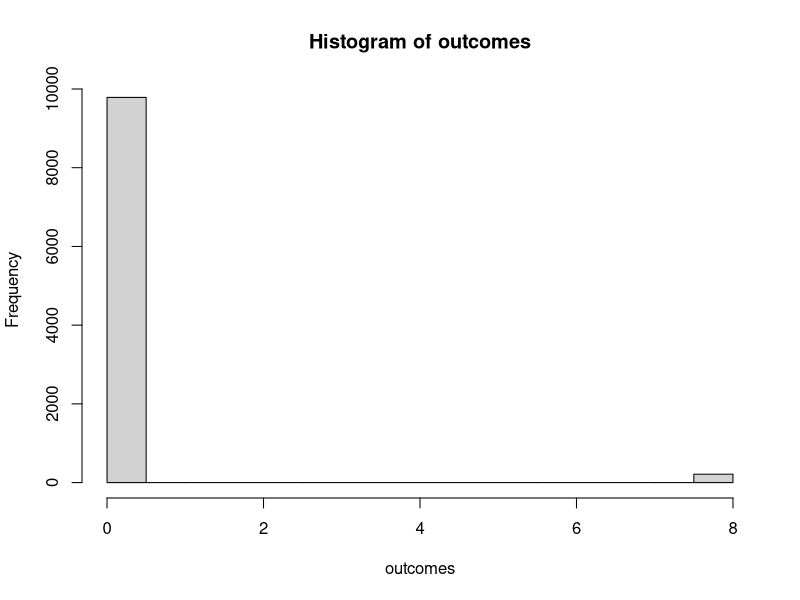
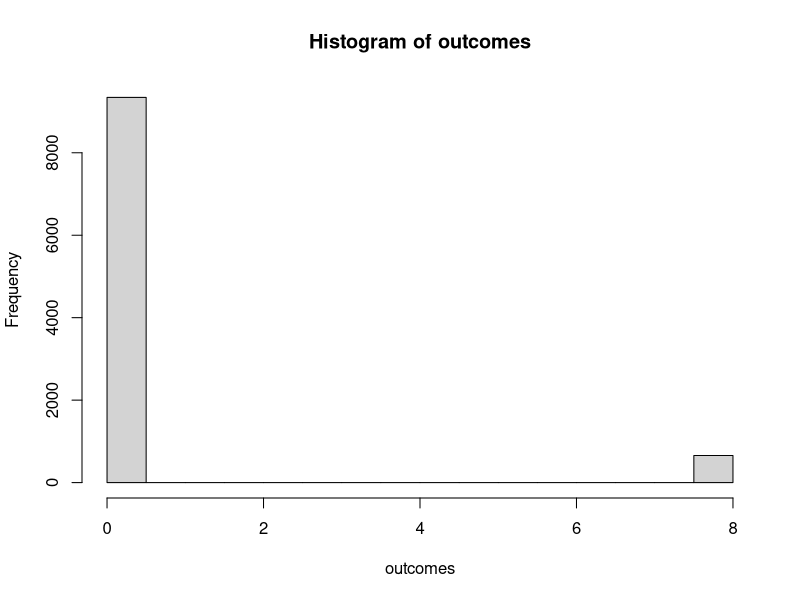

Write the R code that produced these figures, in order.
## ---- chunk 1
library(ggfortify)
library(ggplot2)
library(dplyr)
knitr::opts_chunk$set(echo = TRUE)
## ---- chunk 2
outcomes = c()
trials = 10000
for (i in (1:trials)){
  money = 1
  while (money > 0 && money < 8){
    if(rbinom(1,1,0.4)==1){
      money = money + 1
    }
    else {
      money = money - 1
    }
  }
  outcomes = append(outcomes, money)
}
hist(outcomes)
print(paste('Experimental probability of winning with timid strategy:',  (sum(outcomes)/8)/trials))
## ---- chunk 3
outcomes = c()
trials = 10000
for (i in (1:trials)){
  money = 1
  while (money > 0 && money < 8){
    if(rbinom(1,1,0.4)==1){
      money = money + min(money, 8 - money)
    }
    else {
      money = money - min(money, 8 - money)
    }
  }
  outcomes = append(outcomes, money)
}
hist(outcomes)
print(paste('Experimental probability of winning with timid strategy:',  (sum(outcomes)/8)/trials))
